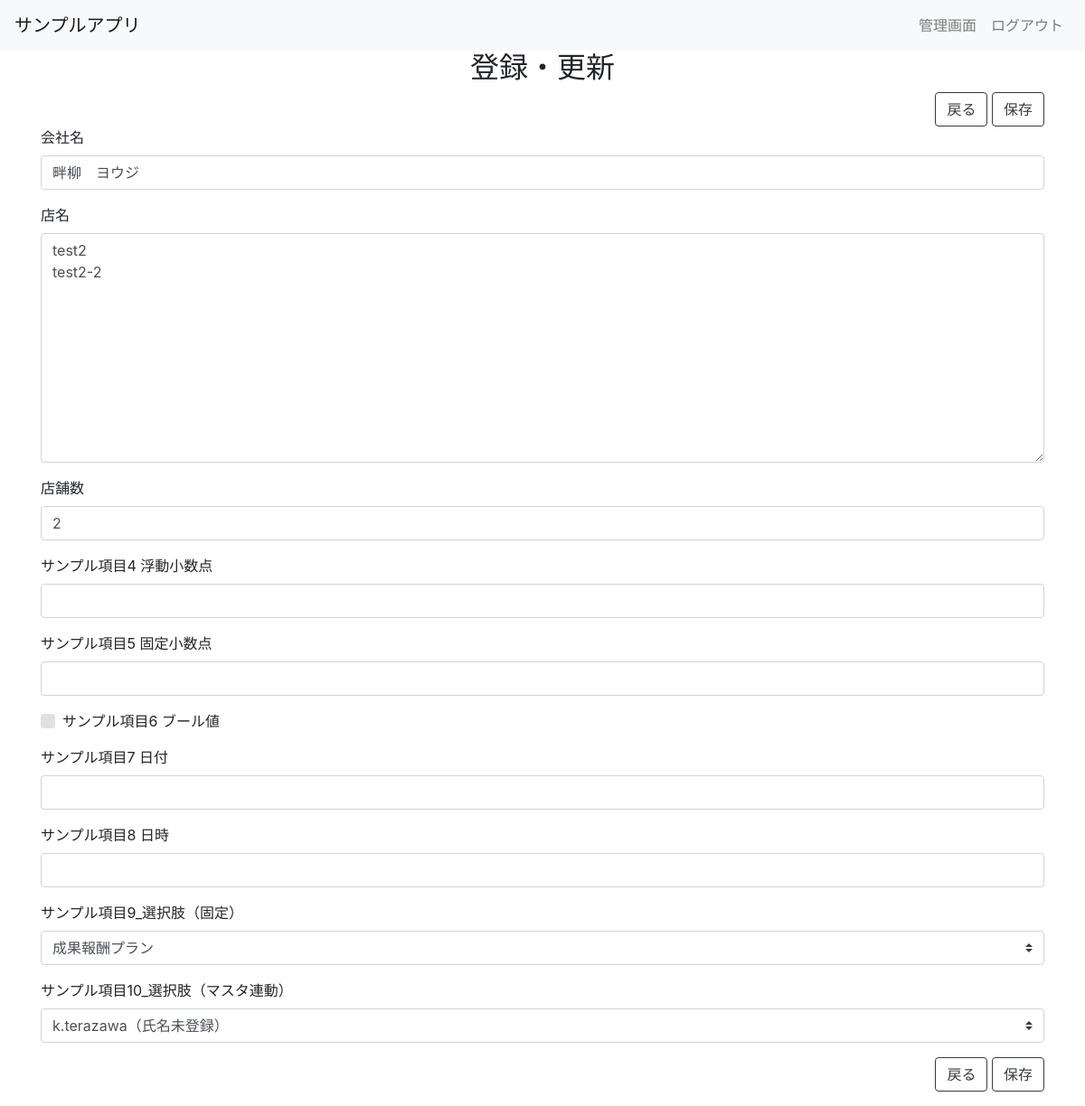
The app's page /update/2/ (signed in) with its own data.
### app/models.py (models this page shows, shortened)
class Item(models.Model):
    sample_1 = models.CharField(
        verbose_name='会社名',
        max_length=20,
        blank=True,
        null=True,
    )
    sample_2 = models.TextField(
        verbose_name='店名',
        blank=True,
        null=True,
    )
    sample_3 = models.IntegerField(
        verbose_name='店舗数',
        blank=True,
        null=True,
    )
    sample_4 = models.FloatField(
        verbose_name='サンプル項目4 浮動小数点',
        blank=True,
        null=True,
    )
    sample_5 = models.DecimalField(
        verbose_name='サンプル項目5 固定小数点',
        max_digits=5,
        decimal_places=2,
        blank=True,
        null=True,
    )
    sample_6 = models.BooleanField(
        verbose_name='サンプル項目6 ブール値',
    )
    sample_7 = models.DateField(
        verbose_name='サンプル項目7 日付',
        blank=True,
        null=True,
    )
    sample_8 = models.DateTimeField(
        verbose_name='サンプル項目8 日時',
        blank=True,
        null=True,
    )
    sample_9_choice = (
        (1, '月額固定プラン'),
        (2, '成果報酬プラン'),
        (3, 'MEOのみ'),
    )
    sample_9 = models.IntegerField(
        verbose_name='サンプル項目9_選択肢（固定）',
        choices=sample_9_choice,
        blank=True,
        null=True,
    )
    sample_10 = models.ForeignKey(
        User,
        verbose_name='サンプル項目10_選択肢（マスタ連動）',
        blank=True,
        null=True,
        related_name='sample_10',
        on_delete=models.SET_NULL,
    )
    created_by = models.ForeignKey(
        User,
        verbose_name='作成者',
        blank=True,
        null=True,
        related_name='CreatedBy',
        on_delete=models.SET_NULL,
        editable=False,
    )
    created_at = models.DateTimeField(
        verbose_name='作成時間',
        blank=True,
        null=True,
        editable=False,
    )
    updated_by = models.ForeignKey(
        User,
        verbose_name='更新者',
        blank=True,
        null=True,
        related_name='UpdatedBy',
        on_delete=models.SET_NULL,
        editable=False,
    )
    updated_at = models.DateTimeField(
        verbose_name='更新時間',
        blank=True,
        null=True,
        editable=False,
    )
    class Meta:
        verbose_name = 'サンプル'
        verbose_name_plural = 'サンプル'

### app/views.py (the view, shortened to what this page needs)
# urls.py: path('update/<int:pk>/', ItemUpdateView.as_view(), name='update'),
class ItemUpdateView(LoginRequiredMixin, UpdateView):
    model = Item
    form_class = ItemForm
    success_url = reverse_lazy('index')

### app/forms.py
class ItemForm(forms.ModelForm):
    class Meta:
        model = Item
        fields = '__all__'

### users/models.py (called while the page is built)
    def get_full_name(self):
        if self.full_name:
            return self.full_name
        else:
            return self.username + '（氏名未登録）'

    def __str__(self):
        return self.get_full_name()

### app/templates/app/item_form.html (shortened to what this page needs)
{% extends "./_base.html" %}
{% load crispy_forms_tags %}
{% block content %}
    <div class="container">
        <div class="row">
            <div class="col-12">
                <h2 class="text-center">登録・更新</h2>
            </div>
        </div>
        <div class="row">
            <div class="col-12">
                <div class="float-right">
                    <a class="btn btn-outline-dark" href="{% url 'index' %}">戻る</a>
                    <a class="btn btn-outline-dark save" href="#">保存</a>
                </div>
            </div>
        </div>
        <div class="row">
            <div class="col-12">
                <form method="post" id="myform">
                    {% crispy form %}
                </form>
            </div>
        </div>
        <div class="row">
            <div class="col-12">
                <div class="float-right mb-3">
                    <a class="btn btn-outline-dark" href="{% url 'index' %}">戻る</a>
                    <a class="btn btn-outline-dark save" href="#">保存</a>
                </div>
            </div>
        </div>
    </div>
{% endblock %}

### records on screen
Item: sample_1 "畔柳 ヨウジ", sample_2 "test2 test2-2", sample_3 "2", sample_9 "成果報酬プラン", sample_10 "k.terazawa（氏名未登録）"
